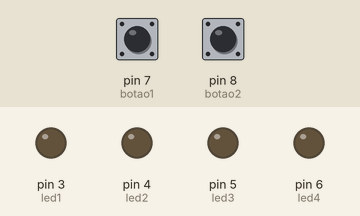
Simulated run of this sketch. Board: Arduino Uno, built with avr-gcc and run on an emulated ATmega328P. Shown: output pins drawn as LEDs (lit = HIGH). Inputs (shaded band) come from the test bench; at power-on: pin 7 (botao1) HIGH, pin 8 (botao2) HIGH.

Above: at 1.2 s.
1.3 s: pin 7 (botao1) pulled LOW for 0.15 s
At 2.1 s:
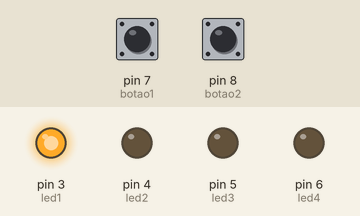
4.4 s: pin 7 (botao1) pulled LOW for 1 s
At 7.0 s:
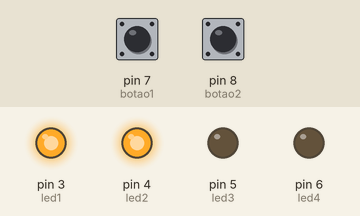
8.4 s: pin 7 (botao1) pulled LOW for 3.2 s
At 13.0 s:
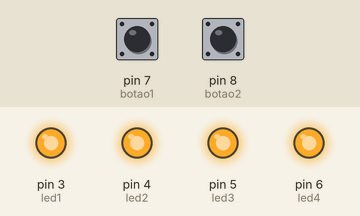
Timing chart, 0 to 14.5 s (numbered marks = the images above; inputs shaded):
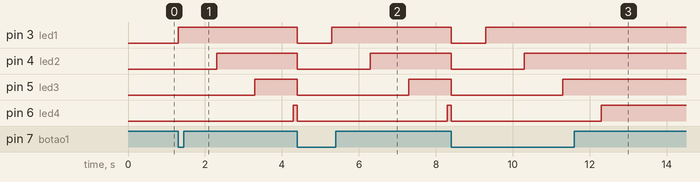

Measured:
- after the input at 1.3 s, pin 3 (led1): LOW → HIGH at once; pin 4 (led2): LOW → HIGH after 1.0 s; pin 5 (led3): LOW → HIGH after 2.0 s; pin 6 (led4): LOW → HIGH after 3.0 s
- after the input at 4.4 s, pin 3 (led1): HIGH → LOW at once, → HIGH 0.90 s later; pin 4 (led2): HIGH → LOW at once, → HIGH 1.9 s later; pin 5 (led3): HIGH → LOW at once, → HIGH 2.9 s later; pin 6 (led4): HIGH → LOW at once, → HIGH 3.9 s later
- after the input at 8.4 s, pin 3 (led1): HIGH → LOW at once, → HIGH 0.90 s later; pin 4 (led2): HIGH → LOW at once, → HIGH 1.9 s later; pin 5 (led3): HIGH → LOW at once, → HIGH 2.9 s later; pin 6 (led4): HIGH → LOW at once, → HIGH 3.9 s later

The sketch:

Atividade_11.ino
```cpp
int led1 = 3;
int led2 = 4;
int led3 = 5;
int led4 = 6;
int botao1 = 7;
int botao2 = 8;
unsigned long tempoinicial = 0;
int intervalo = 1000;
int estadoA = HIGH;
int estadoB = HIGH;
int contador = 0;
bool ativo = false;

void setup()
{
  pinMode(led1, OUTPUT);
  pinMode(led2, OUTPUT);
  pinMode(led3, OUTPUT);
  pinMode(led4, OUTPUT);
  pinMode(botao1, INPUT_PULLUP);
  pinMode(botao2, INPUT_PULLUP);
}

void loop()
{
  unsigned long tempoatual = millis();
  int leituraA = digitalRead(botao1);
  int leituraB = digitalRead(botao2);

  if(leituraA == LOW && estadoA == HIGH){
    contador = 0;
    ativo = true;
  }
  estadoA = leituraA;

  if(leituraB == LOW && estadoB == HIGH){
    contador = 0;
    ativo = false;

    digitalWrite(led1, LOW);
    digitalWrite(led2, LOW);
    digitalWrite(led3, LOW);
    digitalWrite(led4, LOW);
  }
  estadoB = leituraB;

  if(ativo && tempoatual - tempoinicial >= intervalo){
    tempoinicial = tempoatual;
    contador++;
  }

  if(contador > 4){
    contador = 4;
  }

  if(contador == 0){
    digitalWrite(led1, LOW);
    digitalWrite(led2, LOW);
    digitalWrite(led3, LOW);
    digitalWrite(led4, LOW);
  }

  if(contador == 1){
    digitalWrite(led1, HIGH);
    digitalWrite(led2, LOW);
    digitalWrite(led3, LOW);
    digitalWrite(led4, LOW);
  }

  if(contador == 2){
    digitalWrite(led1, HIGH);
    digitalWrite(led2, HIGH);
    digitalWrite(led3, LOW);
    digitalWrite(led4, LOW);
  }

  if(contador == 3){
    digitalWrite(led1, HIGH);
    digitalWrite(led2, HIGH);
    digitalWrite(led3, HIGH);
    digitalWrite(led4, LOW);
  }

  if(contador == 4){
    digitalWrite(led1, HIGH);
    digitalWrite(led2, HIGH);
    digitalWrite(led3, HIGH);
    digitalWrite(led4, HIGH);
  }
}
```
